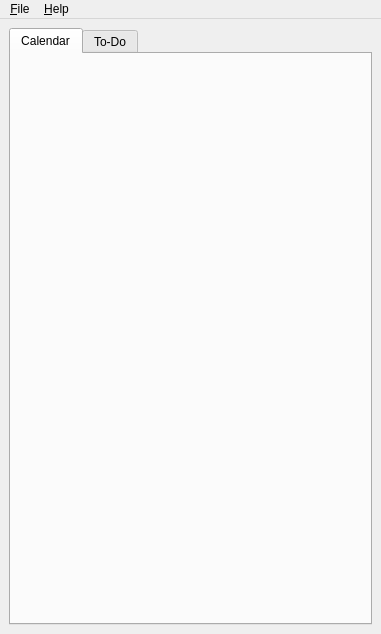
<ui version="4.0" >
 <class>TinyOrganizerClass</class>
 <widget class="QMainWindow" name="TinyOrganizerClass" >
  <property name="geometry" >
   <rect>
    <x>0</x>
    <y>0</y>
    <width>381</width>
    <height>634</height>
   </rect>
  </property>
  <property name="minimumSize" >
   <size>
    <width>381</width>
    <height>634</height>
   </size>
  </property>
  <property name="windowTitle" >
   <string>TinyOrganizer</string>
  </property>
  <widget class="QWidget" name="centralwidget" >
   <layout class="QVBoxLayout" name="verticalLayout_2" >
    <item>
     <layout class="QGridLayout" name="gridLayout" >
      <property name="spacing" >
       <number>0</number>
      </property>
      <item row="1" column="0" >
       <widget class="QTabWidget" name="tabWidget" >
        <property name="tabPosition" >
         <enum>QTabWidget::North</enum>
        </property>
        <property name="tabShape" >
         <enum>QTabWidget::Rounded</enum>
        </property>
        <property name="currentIndex" >
         <number>0</number>
        </property>
        <property name="iconSize" >
         <size>
          <width>32</width>
          <height>32</height>
         </size>
        </property>
        <property name="elideMode" >
         <enum>Qt::ElideNone</enum>
        </property>
        <widget class="QWidget" name="tabCalendar" >
         <attribute name="title" >
          <string>Calendar</string>
         </attribute>
         <attribute name="icon" >
          <iconset resource="tinyorganizer.qrc" >
           <normaloff>:/gfx/icons/calendar.png</normaloff>:/gfx/icons/calendar.png</iconset>
         </attribute>
         <layout class="QGridLayout" name="gridLayout_2" >
          <item row="0" column="0" >
           <widget class="ScheduleWidget" native="1" name="widget" />
          </item>
         </layout>
        </widget>
        <widget class="QWidget" name="tabToDo" >
         <attribute name="title" >
          <string>To-Do</string>
         </attribute>
         <attribute name="icon" >
          <iconset resource="tinyorganizer.qrc" >
           <normaloff>:/gfx/icons/booklet.png</normaloff>:/gfx/icons/booklet.png</iconset>
         </attribute>
        </widget>
       </widget>
      </item>
     </layout>
    </item>
   </layout>
  </widget>
  <widget class="QMenuBar" name="menubar" >
   <property name="geometry" >
    <rect>
     <x>0</x>
     <y>0</y>
     <width>381</width>
     <height>26</height>
    </rect>
   </property>
   <widget class="QMenu" name="menu_File" >
    <property name="title" >
     <string>&amp;File</string>
    </property>
    <addaction name="action_Save" />
    <addaction name="separator" />
    <addaction name="action_Close" />
   </widget>
   <widget class="QMenu" name="menu_Help" >
    <property name="title" >
     <string>&amp;Help</string>
    </property>
    <addaction name="actionAbout" />
   </widget>
   <addaction name="menu_File" />
   <addaction name="menu_Help" />
  </widget>
  <action name="action_Save" >
   <property name="text" >
    <string>&amp;Save</string>
   </property>
  </action>
  <action name="action_Close" >
   <property name="text" >
    <string>&amp;Close</string>
   </property>
  </action>
  <action name="actionAbout" >
   <property name="text" >
    <string>&amp;About...</string>
   </property>
  </action>
 </widget>
 <customwidgets>
  <customwidget>
   <class>ScheduleWidget</class>
   <extends>QWidget</extends>
   <header>schedulewidget.h</header>
   <container>1</container>
  </customwidget>
 </customwidgets>
 <tabstops>
  <tabstop>tabWidget</tabstop>
 </tabstops>
 <resources>
  <include location="tinyorganizer.qrc" />
 </resources>
 <connections/>
</ui>
